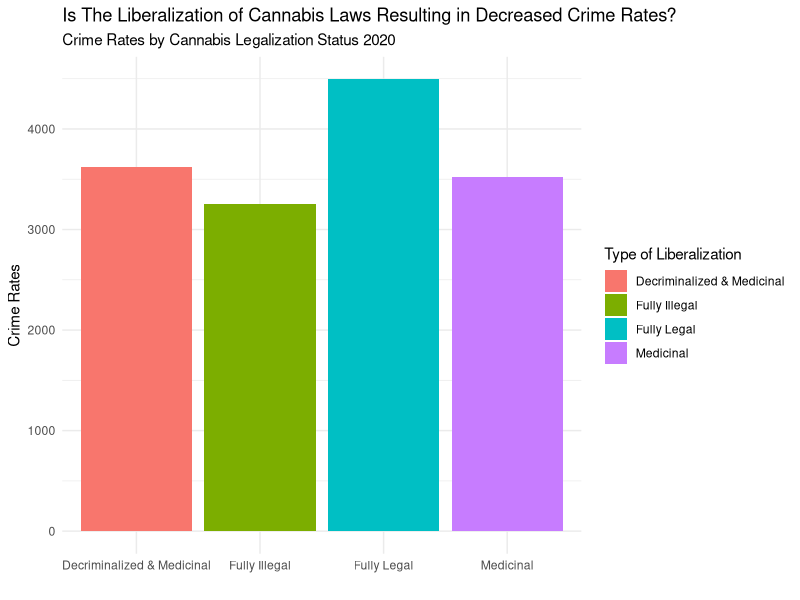
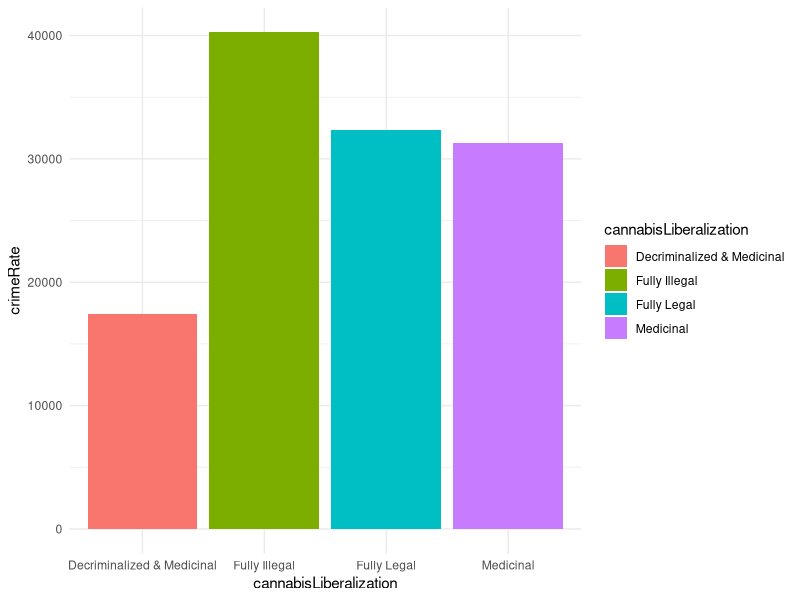

R code for these plots, in order: (Note: this script raises an error after producing the figures.)
## ---- chunk 1
cannabisDataset <- read.csv("cannabisDataset.csv",
                        header = TRUE)
head(cannabisDataset)
## ---- chunk 2
library(dplyr)
library(stringr)

cannabisDataset <- cannabisDataset %>%
  mutate_all(str_squish)

cannabisDataset <- cannabisDataset %>%
 mutate_all(~ifelse(tolower(.) %in% c("yes", "Yes"), 1, ifelse(tolower(.) %in% c("no", "No"), 0, .)))
## ---- chunk 3
cannabisDataset <- cannabisDataset %>%
  group_by(States, year) %>%
  mutate(
    cannabisLiberalization = case_when( 
      decriminalizedMarijuana == 1 & legalizedMedicinalMarijuana == 0 & legalizedRecreationalMarijuana == 0 ~ "Decriminalized",
      decriminalizedMarijuana == 0 & legalizedMedicinalMarijuana == 1 & legalizedRecreationalMarijuana == 0 ~ "Medicinal",
      decriminalizedMarijuana == 0 & legalizedMedicinalMarijuana == 0 & legalizedRecreationalMarijuana == 1 ~ "Recreational",
      decriminalizedMarijuana == 1 & legalizedMedicinalMarijuana == 1 & legalizedRecreationalMarijuana == 1 ~ "Fully Legal",
      decriminalizedMarijuana == 0 & legalizedMedicinalMarijuana== 0 & legalizedRecreationalMarijuana == 0 ~ "Fully Illegal",
      decriminalizedMarijuana == 1 & legalizedMedicinalMarijuana == 0 & legalizedRecreationalMarijuana == 1 ~ "Recreational & Decriminalized",
      decriminalizedMarijuana == 1 & legalizedMedicinalMarijuana == 1 & legalizedRecreationalMarijuana == 0 ~ "Decriminalized & Medicinal",
      decriminalizedMarijuana == 0 & legalizedMedicinalMarijuana == 1 & legalizedRecreationalMarijuana == 1 ~ "Medicinal & Recreational",
      TRUE ~ "None"
    )
  ) %>%

  select(-decriminalizedMarijuana, -legalizedMedicinalMarijuana, -legalizedRecreationalMarijuana)

head(cannabisDataset)
## ---- chunk 4
cannabisDataset$crimeRate <- as.numeric(as.character(cannabisDataset$crimeRate))

cannabisDataset$recidivismRate <- as.numeric(as.character(cannabisDataset$recidivismRate))

cannabisDataset$population <- as.numeric(as.character(cannabisDataset$population))

cannabisDataset$alcoholism <- as.numeric(as.character(cannabisDataset$alcoholism))

cannabisDataset$unemploymentRate <- as.numeric(as.character(cannabisDataset$unemploymentRate))

cannabisDataset$medianHouseholdIncome <- as.numeric(as.character(cannabisDataset$medianHouseholdIncome))
## ---- chunk 5
cannabisData2020 <- subset(cannabisDataset, year == 2020)
## ---- chunk 6
library(ggplot2)
base2=ggplot(data=cannabisData2020,
             aes(x=cannabisLiberalization, y=crimeRate, # % not counts
                 fill=cannabisLiberalization)) + theme_minimal()
barDodge2= base2 +  geom_bar(stat="identity",
                            position ='dodge') 
barDodge2 + labs(title = "Is The Liberalization of Cannabis Laws Resulting in Decreased Crime Rates?",
                 subtitle = "Crime Rates by Cannabis Legalization Status 2020",
                 x="",
                 y="Crime Rates",
                 fill="Type of Liberalization")
## ---- chunk 7
barStacked1 = base2 + geom_bar(stat = "identity",
                              position = 'stack')#default
barStacked1
## ---- chunk 8
baseMEANs= ggplot(cannabisData2020, aes(x=cannabisLiberalization,
                      y=crimeRate)) 
jitterMEANs= baseMEANs + geom_jitter(colour="blue",
                             alpha=0.3 #transparency
                             )
jitterMEANs=jitterMEANs + geom_point(stat="summary") +
             geom_errorbar(stat="summary",width=.4)

jitterMEANs = jitterMEANs + geom_text_repel(aes(label=States),size=2.5) + 
  annotate("text", x = 1, y = 4400, label = "Source: cannabisData2020")
jitterMEANs 
## ---- chunk 9
bivariate_plot <- ggplot(cannabisData2020, aes(x = crimeRate, y = population)) +
  geom_point(color = "skyblue", alpha = 0.7) +
  ggtitle("Crime Rate vs. Population in 2020") +
  labs(subtitle = "Relationship between crime rates and population size across states and D.C.",
       x = "Crime Rate",
       y = "Population Size") +
  annotate("text", x = 4000, y = 30000000, label = "Source: cannabisData2020") +
  scale_y_continuous(labels = scales::comma) + # Adding comma separator for y-axis
  theme_minimal()


library(ggrepel)
bivariate_plot=bivariate_plot + geom_text_repel(aes(label=States),size=2)



bivariate_plot
## ---- chunk 10
baseBox=ggplot(data=cannabisData2020,
            aes(y=cannabisLiberalization))

## ---- chunk 11
vio=baseBox+geom_violin(aes(x=crimeRate), fill="magenta",trim = F)
vio + coord_flip() 
